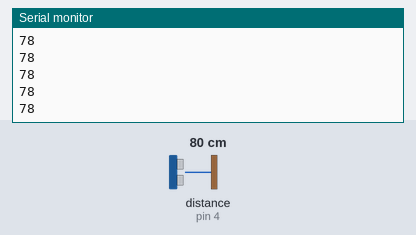
The sketch below on a simulated Arduino Uno, built with avr-gcc and run on an emulated ATmega328P. On the bench: the last lines printed to the serial monitor. Wiring (inferred from the names in the program): ultrasonic range finder: trigger pin 3; echo pin 4. Inputs (shaded band) come from the test bench; at power-on: distance to the obstacle (sensor on pin 4) 80 cm. The echo pulse lasts 58.3 µs per cm.

Above: at 1.2 s.
1.3 s: distance to the obstacle (sensor on pin 4) set to 2 cm
At 1.37 s:
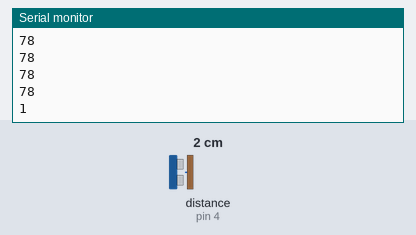
2.8 s: distance to the obstacle (sensor on pin 4) set to 4 cm
At 2.89 s:
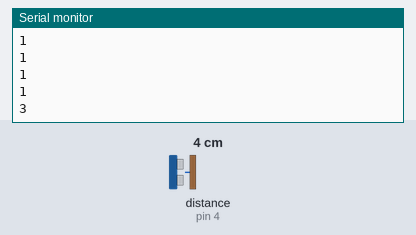
Timing chart, 0 to 5.8 s (numbered marks = the images above; inputs shaded):
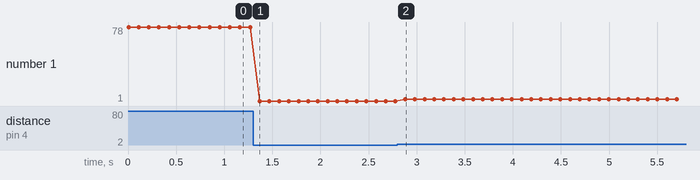

The sketch:

ultrasonic.ino
```cpp
void ultrasonicPinconfig()
{
  pinMode(3,OUTPUT);//TRIGGER PIN
  pinMode(4,INPUT);//Echo

}
void trigger()
{
  digitalWrite(3,1);
  delayMicroseconds(10); //10us delay
  digitalWrite(3,0);
}
void setup() {
  // put your setup code here, to run once:
  ultrasonicPinconfig();
  Serial.begin(9600);

}

void loop() {
  // put your main code here, to run repeatedly:
  trigger();
  int duration = pulseIn(4,1);
  int distance= (duration*0.034)/2; //0.000001*340*100=0.034
  Serial.println(distance);
  delay(100);

}
```

Measured:
- after the input at 1.3 s, the serial monitor: prints a new line after 0.07 s (image 1)
- after the input at 2.8 s, the serial monitor: prints a new line after 0.08 s (image 2)
- plotted number 1: 78 → 1 after the input at 1.3 s, 1 → 3 after the input at 2.8 s
